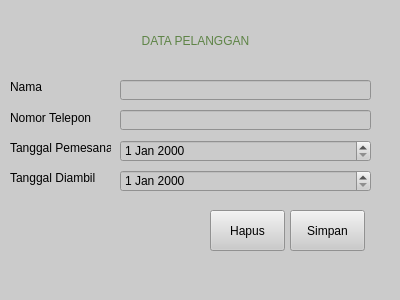
<?xml version="1.0" encoding="UTF-8"?>
<ui version="4.0">
 <class>Form</class>
 <widget class="QWidget" name="Form">
  <property name="geometry">
   <rect>
    <x>0</x>
    <y>0</y>
    <width>400</width>
    <height>300</height>
   </rect>
  </property>
  <property name="windowTitle">
   <string>Form</string>
  </property>
  <property name="layoutDirection">
   <enum>Qt::LeftToRight</enum>
  </property>
  <property name="styleSheet">
   <string notr="true">background-color: rgb(203, 203, 203);</string>
  </property>
  <widget class="QLabel" name="label_2">
   <property name="geometry">
    <rect>
     <x>20</x>
     <y>20</y>
     <width>351</width>
     <height>41</height>
    </rect>
   </property>
   <property name="styleSheet">
    <string notr="true">font: 87 italic 20pt &quot;Cooper Std Black&quot;;
color: rgb(94, 132, 70);
text-decoration: bold;</string>
   </property>
   <property name="text">
    <string>DATA PELANGGAN</string>
   </property>
   <property name="alignment">
    <set>Qt::AlignCenter</set>
   </property>
  </widget>
  <widget class="QLabel" name="label">
   <property name="geometry">
    <rect>
     <x>10</x>
     <y>80</y>
     <width>47</width>
     <height>13</height>
    </rect>
   </property>
   <property name="text">
    <string>Nama</string>
   </property>
  </widget>
  <widget class="QLineEdit" name="lineEdit">
   <property name="geometry">
    <rect>
     <x>120</x>
     <y>80</y>
     <width>251</width>
     <height>20</height>
    </rect>
   </property>
  </widget>
  <widget class="QLabel" name="label_3">
   <property name="geometry">
    <rect>
     <x>10</x>
     <y>110</y>
     <width>81</width>
     <height>16</height>
    </rect>
   </property>
   <property name="text">
    <string>Nomor Telepon</string>
   </property>
  </widget>
  <widget class="QLineEdit" name="lineEdit_2">
   <property name="geometry">
    <rect>
     <x>120</x>
     <y>110</y>
     <width>251</width>
     <height>20</height>
    </rect>
   </property>
  </widget>
  <widget class="QLabel" name="label_4">
   <property name="geometry">
    <rect>
     <x>10</x>
     <y>140</y>
     <width>101</width>
     <height>16</height>
    </rect>
   </property>
   <property name="text">
    <string>Tanggal Pemesanan</string>
   </property>
  </widget>
  <widget class="QLabel" name="label_5">
   <property name="geometry">
    <rect>
     <x>10</x>
     <y>170</y>
     <width>101</width>
     <height>16</height>
    </rect>
   </property>
   <property name="text">
    <string>Tanggal Diambil</string>
   </property>
  </widget>
  <widget class="QDateEdit" name="dateEdit">
   <property name="geometry">
    <rect>
     <x>120</x>
     <y>140</y>
     <width>251</width>
     <height>22</height>
    </rect>
   </property>
  </widget>
  <widget class="QDateEdit" name="dateEdit_2">
   <property name="geometry">
    <rect>
     <x>120</x>
     <y>170</y>
     <width>251</width>
     <height>22</height>
    </rect>
   </property>
  </widget>
  <widget class="QPushButton" name="pushButton">
   <property name="geometry">
    <rect>
     <x>290</x>
     <y>210</y>
     <width>75</width>
     <height>41</height>
    </rect>
   </property>
   <property name="text">
    <string>Simpan</string>
   </property>
  </widget>
  <widget class="QPushButton" name="pushButton_2">
   <property name="geometry">
    <rect>
     <x>210</x>
     <y>210</y>
     <width>75</width>
     <height>41</height>
    </rect>
   </property>
   <property name="text">
    <string>Hapus</string>
   </property>
  </widget>
 </widget>
 <resources/>
 <connections/>
</ui>
